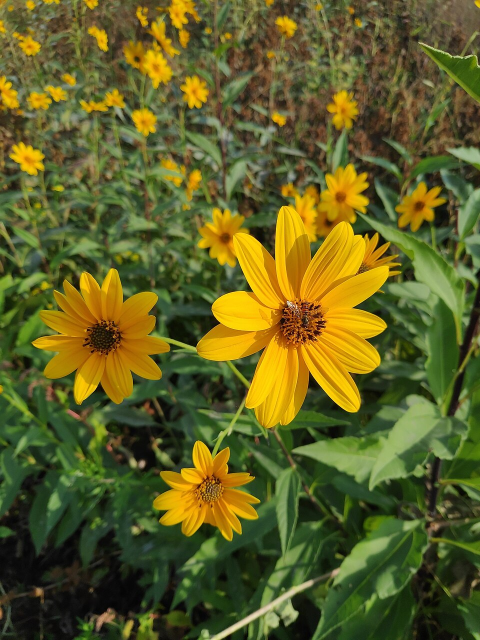
#> input picture clef_flash_work/fixtures/photos/ho_photo_sunflowers.jpg, 960 x 1280 px (shown at 1/2 size)
$ python midas_infer_viz.py ../clef_flash_work/fixtures/photos/ho_photo_lighthouse.jpg ../clef_flash_work/fixtures/photos/ho_photo_sunflowers.jpg out.png
#> lines starting #> are read from the running program, lines starting #| are printed output that depends on the picture
"""Run the converted MiDaS_small .tflite on a real image and save a side-by-side
input|depth visualization. Confirms the converted graph produces real depth
(beyond the random-input parity), and yields a demo artifact for the sample PR.

    ~/clipconv/bin/python scripts/midas_infer_viz.py <tflite> [image_path_or_url] [out.png]
"""
import sys, os, urllib.request
import numpy as np
from PIL import Image
import matplotlib.cm as cm
from ai_edge_litert.interpreter import Interpreter

IMAGENET_MEAN = np.array([0.485, 0.456, 0.406], dtype=np.float32)
IMAGENET_STD = np.array([0.229, 0.224, 0.225], dtype=np.float32)


def load_image(src, size=256):
#> called with size = 256
    if src.startswith("http"):
        tmp = "/tmp/midas_input.jpg"
        urllib.request.urlretrieve(src, tmp)
        src = tmp
    img = Image.open(src).convert("RGB")
#> img is the input picture: PIL image 960x1280 RGB; mean R, G, B 95.5, 95.2, 36.4
    disp = img.resize((size, size), Image.BILINEAR)
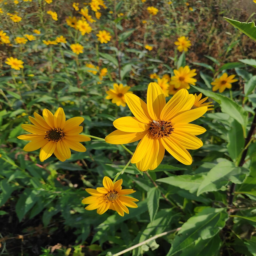
#> disp: PIL image 256x256 RGB; mean R, G, B 95.5, 95.2, 36.4
    arr = np.asarray(disp, dtype=np.float32) / 255.0
    norm_hwc = (arr - IMAGENET_MEAN) / IMAGENET_STD      # ImageNet norm (MiDaS), HWC
    return np.asarray(disp), norm_hwc.astype(np.float32)


def to_input(norm_hwc, input_detail):
    """Build the model input array in the converted model's layout (NHWC or NCHW)."""
    shape = list(input_detail["shape"])
    x = norm_hwc[None] if shape[-1] == 3 else np.transpose(norm_hwc, (2, 0, 1))[None]
    return x.astype(input_detail["dtype"])


def main():
    tfl = sys.argv[1] if len(sys.argv) > 1 else "out/midas-small/midas_small_256.tflite"
    src = sys.argv[2] if len(sys.argv) > 2 else "https://github.com/pytorch/hub/raw/master/images/dog.jpg"
    out = sys.argv[3] if len(sys.argv) > 3 else "out/midas-small/midas_depth_demo.png"
    os.makedirs(os.path.dirname(out), exist_ok=True)

    disp, norm_hwc = load_image(src)

    interp = Interpreter(model_path=tfl)
    interp.allocate_tensors()
    di = interp.get_input_details()[0]
    do = interp.get_output_details()[0]
    interp.set_tensor(di["index"], to_input(norm_hwc, di))
    interp.invoke()
    depth = interp.get_tensor(do["index"]).squeeze()      # (256,256) inverse depth

    d = (depth - depth.min()) / (depth.max() - depth.min() + 1e-8)
    depth_rgb = (cm.get_cmap("inferno")(d)[:, :, :3] * 255).astype(np.uint8)

    pad = np.full((disp.shape[0], 8, 3), 255, dtype=np.uint8)
    combo = np.concatenate([disp.astype(np.uint8), pad, depth_rgb], axis=1)
    Image.fromarray(combo).save(out)
    print(f"VIZ OK  depth range [{depth.min():.3f},{depth.max():.3f}]  -> {out}")


if __name__ == "__main__":
    main()
#> (the call stopped at in main, `interp = Interpreter(model_path=tfl)`: ai_edge_litert is not available in this run)

$ run again, on clef_flash_work/fixtures/photos/photo_cat.jpg
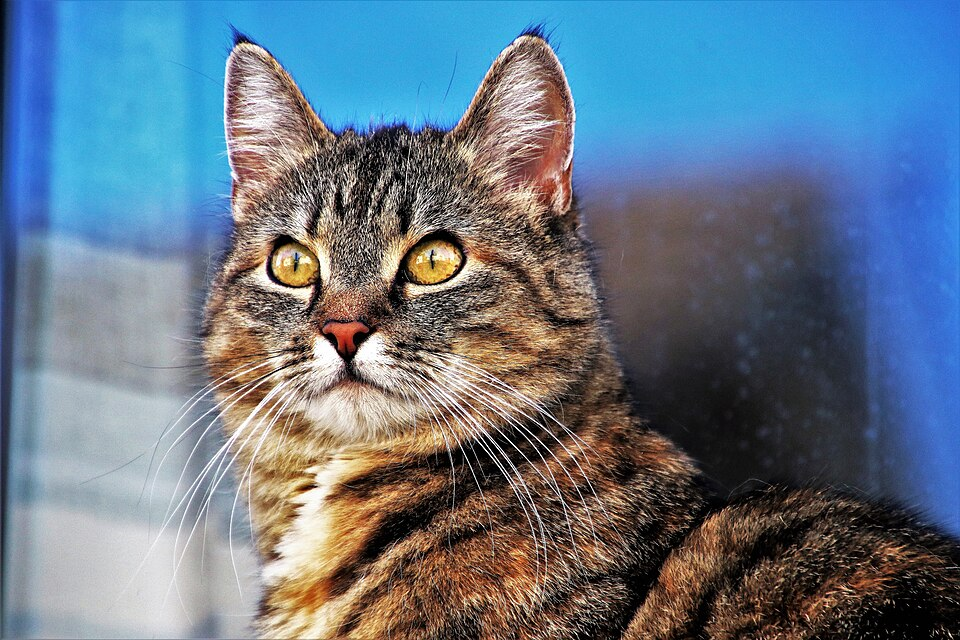
#> input picture clef_flash_work/fixtures/photos/photo_cat.jpg, 960 x 640 px
#> in load_image, img is the input picture: PIL image 960x640 RGB; mean R, G, B 100.9, 118, 134.9
#> in load_image, `disp = img.resize((size, size), Image.BILINEAR)`:
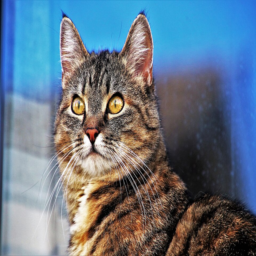
#> disp: PIL image 256x256 RGB; mean R, G, B 100.9, 118, 134.9

$ run again, on clef_flash_work/fixtures/photos/photo_coffee.jpg
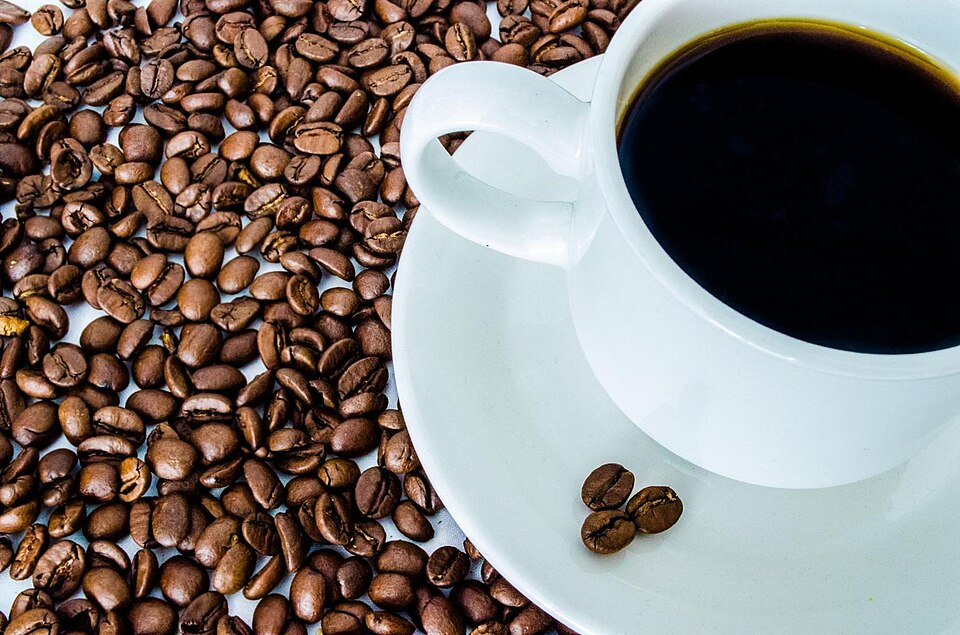
#> input picture clef_flash_work/fixtures/photos/photo_coffee.jpg, 960 x 635 px
#> in load_image, img is the input picture: PIL image 960x635 RGB; mean R, G, B 123.6, 115.3, 110.6
#> in load_image, `disp = img.resize((size, size), Image.BILINEAR)`:
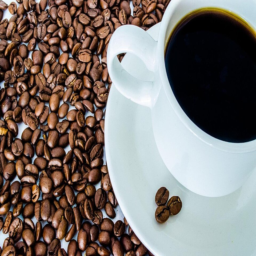
#> disp: PIL image 256x256 RGB; mean R, G, B 123.6, 115.3, 110.6

$ run again, on clef_flash_work/fixtures/photos/photo_fruit.jpg
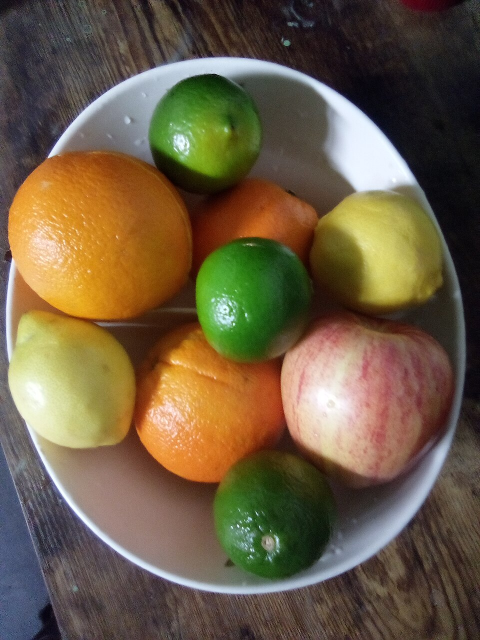
#> input picture clef_flash_work/fixtures/photos/photo_fruit.jpg, 960 x 1280 px (shown at 1/2 size)
#> in load_image, img is the input picture: PIL image 960x1280 RGB; mean R, G, B 109, 92.8, 68.1
#> in load_image, `disp = img.resize((size, size), Image.BILINEAR)`:
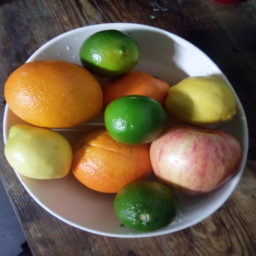
#> disp: PIL image 256x256 RGB; mean R, G, B 109, 92.8, 68.1
#> in load_image, `norm_hwc = (arr - IMAGENET_MEAN) / IMAGENET_STD`:
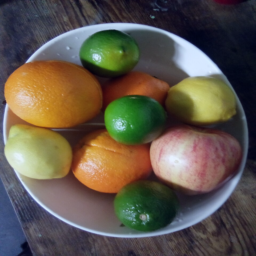
#> norm_hwc: shape (256, 256, 3) float32; mean R, G, B -0.251, -0.411, -0.617; drawn with min black and max white
